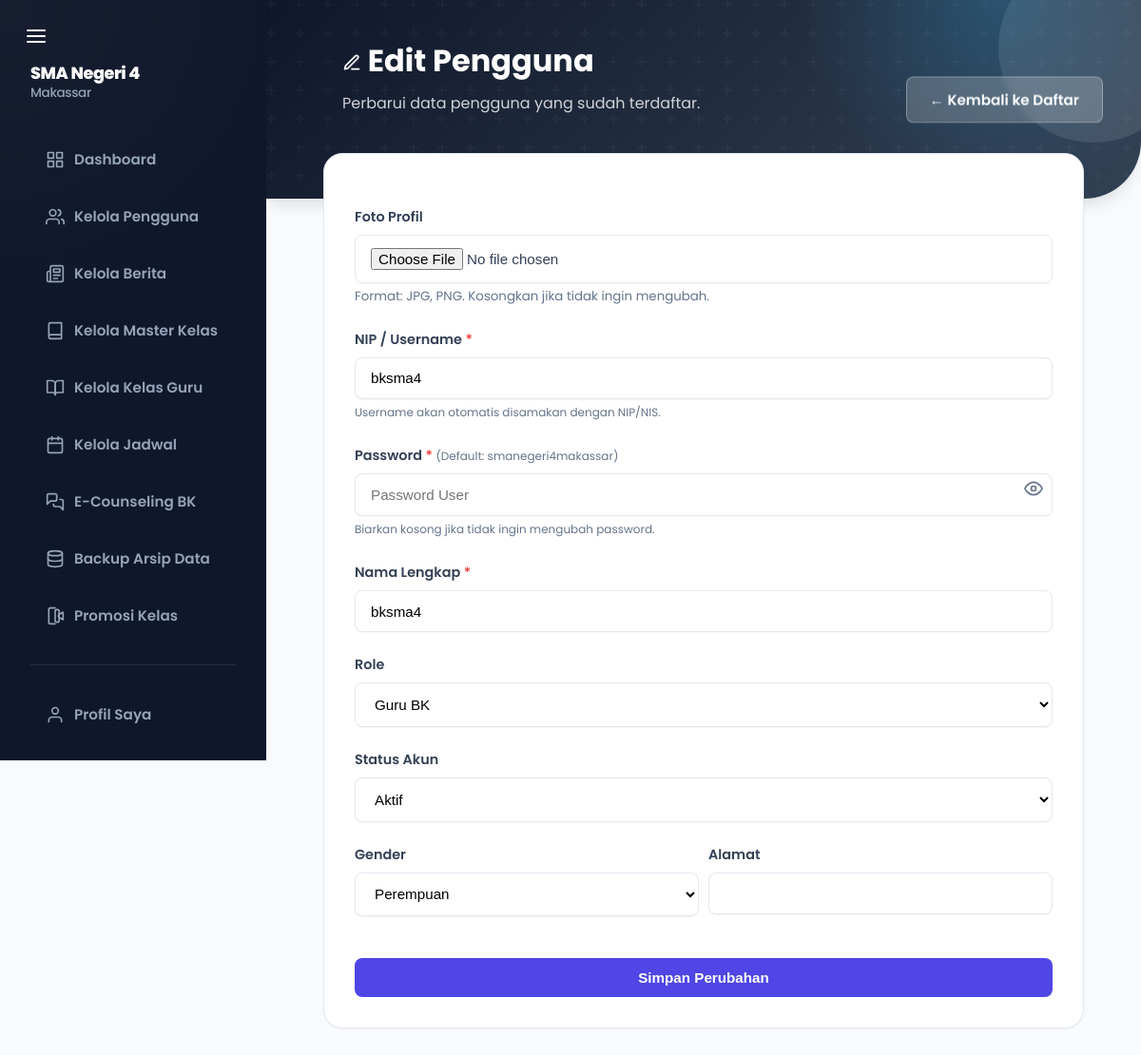
Page /src/admin/add_user.php?edit=91 (signed in) on the committed database.
### tables this page shows
CREATE TABLE `users` (
  `id` int NOT NULL,
  `username` varchar(50) NOT NULL,
  `password` varchar(255) NOT NULL,
  `full_name` varchar(100) NOT NULL,
  `role` enum('admin','guru','siswa','osis','kepsek','wakasek','bk') NOT NULL DEFAULT 'siswa',
  `created_at` timestamp NULL DEFAULT CURRENT_TIMESTAMP,
  `class_id` int DEFAULT NULL,
  `subject_id` int DEFAULT NULL,
  `photo_path` varchar(255) DEFAULT NULL,
  `gender` enum('L','P') DEFAULT NULL,
  `address` text,
  `status` enum('active','graduated','suspended') DEFAULT 'active',
  `nip` varchar(20) DEFAULT NULL,
  `nis` varchar(20) DEFAULT NULL,
  `password_changed` tinyint(1) DEFAULT '0'
);

### src/admin/add_user.php (the view, shortened to what this page needs)
<?php
require_once '../../config/database.php';
$edit_mode = false;
$edit_user = null;
if (isset($_GET['edit'])) {
    $edit_mode = true;
    $id = $_GET['edit'];
    $stmt = $pdo->prepare("SELECT * FROM users WHERE id = ?");
    $stmt->execute([$id]);
    $edit_user = $stmt->fetch();
}
?>
<!DOCTYPE html>
<html lang="id">
<head>
    <link rel="stylesheet" href="/public/assets/css/style.css">
</head>
<body class="admin-full-layout" onload="toggleFields()">
<div class="app-container">
    <?php include '../templates/sidebar.php'; ?>
    <main class="main-content">
        <div class="dashboard-hero">
            <div style="position: relative; z-index: 2;">
                <h1 style="color: white; margin-bottom: 0.5rem;"><?php echo $edit_mode ? "<svg width='20' height='20' viewBox='0 0 24 24' fill='none' stroke='currentColor' stroke-width='2' stroke-linecap='round' stroke-linejoin='round' style='display:inline-block; vertical-align:middle; line-height:1;'><path d='M12 20h9'/><path d='M16.5 3.5a2.121 2.121 0 0 1 3 3L7 19l-4 1 1-4L16.5 3.5z'/></svg> Edit Pengguna" : "<svg width='20' height='20' viewBox='0 0 24 24' fill='none' stroke='currentColor' stroke-width='2' stroke-linecap='round' stroke-linejoin='round' style='display:inline-block; vertical-align:middle; line-height:1;'><line x1='12' y1='5' x2='12' y2='19'/><line x1='5' y1='12' x2='19' y2='12'/></svg> Tambah Pengguna Baru"; ?></h1>
                <p style="color: rgba(255,255,255,0.8);"><?php echo $edit_mode ? "Perbarui data pengguna yang sudah terdaftar." : "Daftarkan pengguna baru ke dalam sistem."; ?></p>
            </div>
            <div style="position: absolute; right: 40px; top: 50%; transform: translateY(-50%); z-index: 10;">
                <a href="manage_users.php" class="btn" style="background: rgba(255,255,255,0.2); border: 1px solid rgba(255,255,255,0.3); backdrop-filter: blur(5px);">&larr; Kembali ke Daftar</a>
            </div>
            <div style="position: absolute; right: -50px; top: -50px; width: 200px; height: 200px; background: rgba(255,255,255,0.1); border-radius: 50%;"></div>
        </div>
        <div class="content-overlap">
            <div class="card" style="max-width: 800px; margin: 0 auto;">
            <form method="POST" enctype="multipart/form-data">
                <div class="form-group">
                    <label>Foto Profil</label>
                    <input type="file" name="photo">
                    <small style="color: var(--text-muted);">Format: JPG, PNG. Kosongkan jika tidak ingin mengubah.</small>
                </div>
                <div class="form-group">
                    <label id="identityLabel">Username / NIP / NIS <span style="color:var(--danger)">*</span></label>
                    <input type="text" name="username" id="identityInput" value="<?php echo $edit_mode ? $edit_user['username'] : ''; ?>" required>
                    <small style="color: var(--text-muted); font-size: 0.75rem;">Username akan otomatis disamakan dengan NIP/NIS.</small>
                </div>
                <div class="form-group" style="position: relative;">
                    <label>Password <span style="color:var(--danger)">*</span> <small style="font-weight:normal; color:var(--text-muted);">(Default: smanegeri4makassar)</small></label>
                    <input type="password" id="passwordInput" name="password" placeholder="Password User" value="<?php echo $edit_mode ? '' : 'smanegeri4makassar'; ?>" <?php echo $edit_mode ? '' : 'required'; ?> style="padding-right: 40px;">
                    <button type="button" onclick="togglePasswordInput('passwordInput', this)" style="position: absolute; right: 10px; top: 35px; background: none; border: none; cursor: pointer; color: #64748b; padding: 0;">
                        <svg xmlns="http://www.w3.org/2000/svg" width="20" height="20" viewBox="0 0 24 24" fill="none" stroke="currentColor" stroke-width="2" stroke-linecap="round" stroke-linejoin="round"><path d="M1 12s4-8 11-8 11 8 11 8-4 8-11 8-11-8-11-8z"/><circle cx="12" cy="12" r="3"/></svg>
                    </button>
                    <?php if ($edit_mode): ?>
                    <small style="color: var(--text-muted); font-size: 0.75rem;">Biarkan kosong jika tidak ingin mengubah password.</small>
                    <?php
endif; ?>
                </div>
                <div class="form-group">
                    <label>Nama Lengkap <span style="color:var(--danger)">*</span></label>
                    <input type="text" name="full_name" value="<?php echo $edit_mode ? $edit_user['full_name'] : ''; ?>" required>
                </div>
                <div class="form-group">
                    <label>Role</label>
                    <select name="role" id="roleSelect" onchange="toggleFields()" required>
                        <option value="bk" <?php echo($edit_mode && $edit_user['role'] == 'bk') ? 'selected' : ''; ?>>Guru BK</option>
                    </select>
                </div>
                <div class="form-group">
                     <label>Status Akun</label>
                     <select name="status" id="statusSelect">
                         <option id="statusOptActive" value="active" <?php echo($edit_mode && $edit_user['status'] == 'active') ? 'selected' : ''; ?>>Aktif / Naik Kelas</option>
                     </select>
                </div>
                <div style="display:grid; grid-template-columns: 1fr 1fr; gap:10px;">
                    <div class="form-group">
                        <label>Gender</label>
                        <select name="gender">
                            <option value="P" <?php echo($edit_mode && $edit_user['gender'] == 'P') ? 'selected' : ''; ?>>Perempuan</option>
                        </select>
                    </div>
                     <div class="form-group">
                        <label>Alamat</label>
                        <input type="text" name="address" value="<?php echo $edit_mode ? $edit_user['address'] : ''; ?>">
                    </div>
                </div>
                <button type="submit" class="btn" style="width: 100%; margin-top: 20px;"><?php echo $edit_mode ? "Simpan Perubahan" : "Buat User"; ?></button>
            </form>
            </div>
        </div>
    </main>
</div>
</body>
</html>

### public/assets/css/style.css (style rules this page uses)
* { margin: 0; padding: 0; box-sizing: border-box; }
body { font-family: 'Poppins', sans-serif; background: var(--bg-body); color: var(--text-main); }
:root { --primary: #4f46e5; --primary-gradient: linear-gradient(135deg, #4f46e5 0%, #4338ca 100%); --primary-light: #e0e7ff; --bg-body: #f8fafc; --bg-sidebar: #0f172a; --text-main: #334155; --text-muted: #64748b; --border: #e2e8f0; --secondary: #1e293b; --danger: #ef4444; --success: #10b981; --warning: #f59e0b; --radius-sm: 8px; --radius-md: 12px; --radius-lg: 20px; --shadow-sm: 0 1px 2px rgba(15, 23, 42, 0.04); --shadow-md: 0 4px 6px -1px rgba(15, 23, 42, 0.06); --shadow-lg: 0 10px 15px -3px rgba(15, 23, 42, 0.08); --shadow-xl: 0 20px 25px -5px rgba(15, 23, 42, 0.1), 0 10px 10px -5px rgba(15, 23, 42, 0.04); }
.main-content { flex: 1; margin-left: 280px; padding: 3rem 4rem; width: auto; min-height: 100vh; transition: margin-left 0.3s cubic-bezier(0.4, 0, 0.2, 1); }
.dashboard-hero { background: linear-gradient(135deg, #0c4a6e 0%, #0369a1 40%, #0ea5e9 100%); color: white; margin: -3rem -4rem 3rem -4rem; padding: 2.5rem 4rem 5.5rem 5rem; width: calc(100% + 8rem); border-bottom-right-radius: 60px; position: relative; overflow: hidden; box-shadow: 0 10px 15px -3px rgba(0, 0, 0, 0.1); }
.dashboard-hero::before { content: ''; position: absolute; inset: 0; pointer-events: none; }
.dashboard-hero::after { content: ''; position: absolute; width: 500px; height: 500px; top: -250px; right: -100px; background: radial-gradient(circle, rgba(56, 189, 248, 0.25) 0%, transparent 60%); border-radius: 50%; pointer-events: none; }
html[data-lms-role="admin"] .dashboard-hero { background: linear-gradient(135deg, #0f172a 0%, #1e293b 42%, #334155 100%); }
html[data-lms-role="admin"] .dashboard-hero::after { background: radial-gradient(circle, rgba(56, 189, 248, 0.22) 0%, transparent 60%); }
.content-overlap { margin-top: -3rem; position: relative; z-index: 10; }
.admin-full-layout .main-content { padding: 0 !important; max-width: 100% !important; }
.admin-full-layout .dashboard-hero { margin: 0; width: 100%; padding: 2.5rem 3rem 5.5rem 5rem; border-radius: 0 0 60px 0; }
.admin-full-layout .content-overlap { padding: 0 3rem 3rem; }
.card { background: white; border-radius: var(--radius-lg); padding: 2rem; box-shadow: var(--shadow-sm); border: 1px solid var(--border); margin-bottom: 2rem; overflow-x: auto; }
.btn { display: inline-flex; align-items: center; justify-content: center; padding: 0.75rem 1.5rem; border-radius: 8px; font-weight: 600; text-decoration: none; background: var(--primary); color: white; border: none; cursor: pointer; transition: 0.1s; font-size: 0.95rem; }
input, select, textarea { width: 100%; padding: 0.8rem 1rem; border-radius: 8px; border: 1px solid var(--border); background: #fff; font-size: 0.95rem; transition: 0.1s; box-shadow: var(--shadow-sm); }
.form-group { margin-bottom: 1.5rem; }
label { display: block; margin-bottom: 0.5rem; font-weight: 600; color: var(--text-main); font-size: 0.9rem; }

### rows in the picture
users: username "bksma4", full_name "bksma4", role "Guru BK", status "Aktif", gender "Perempuan"
